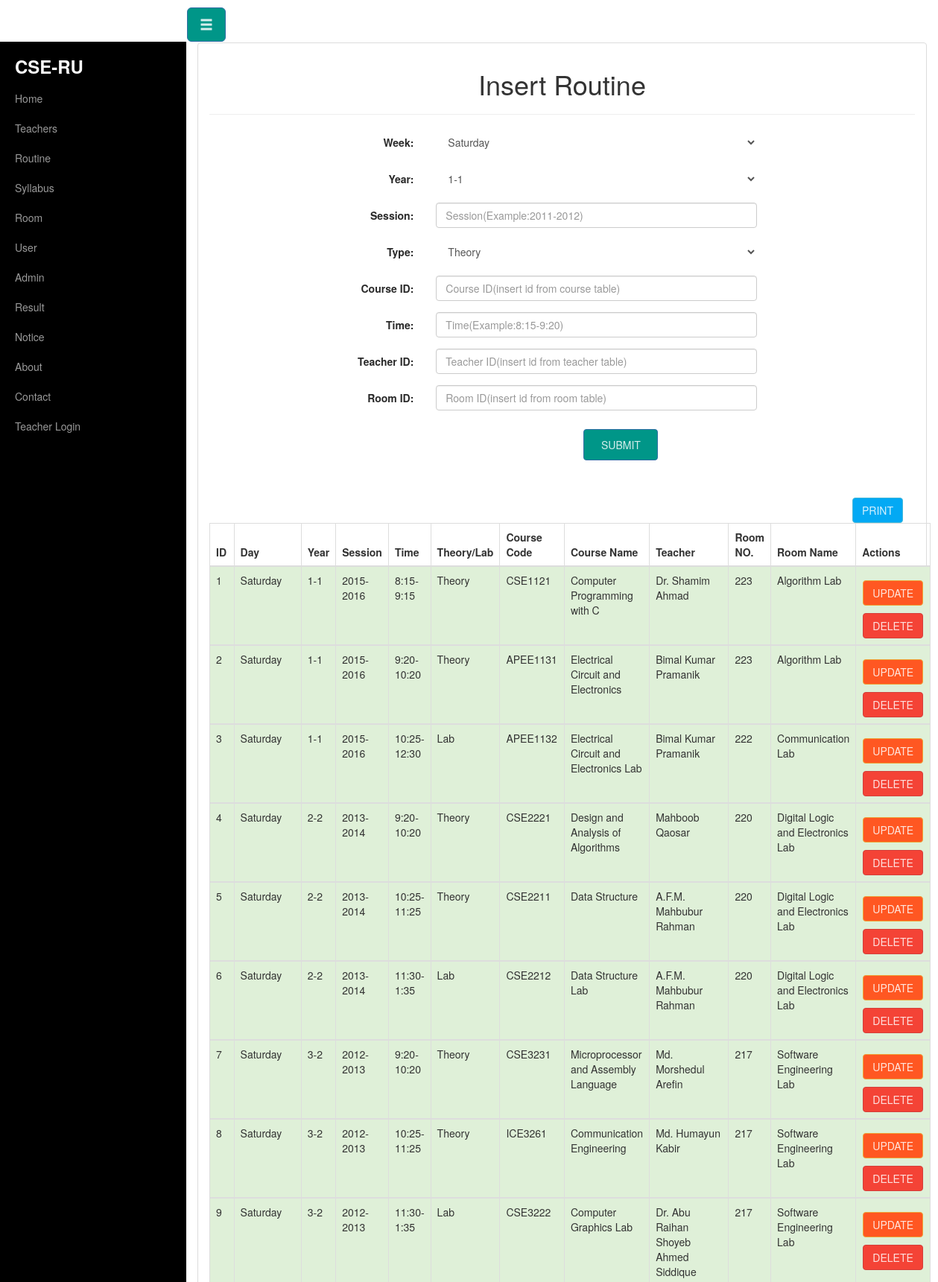
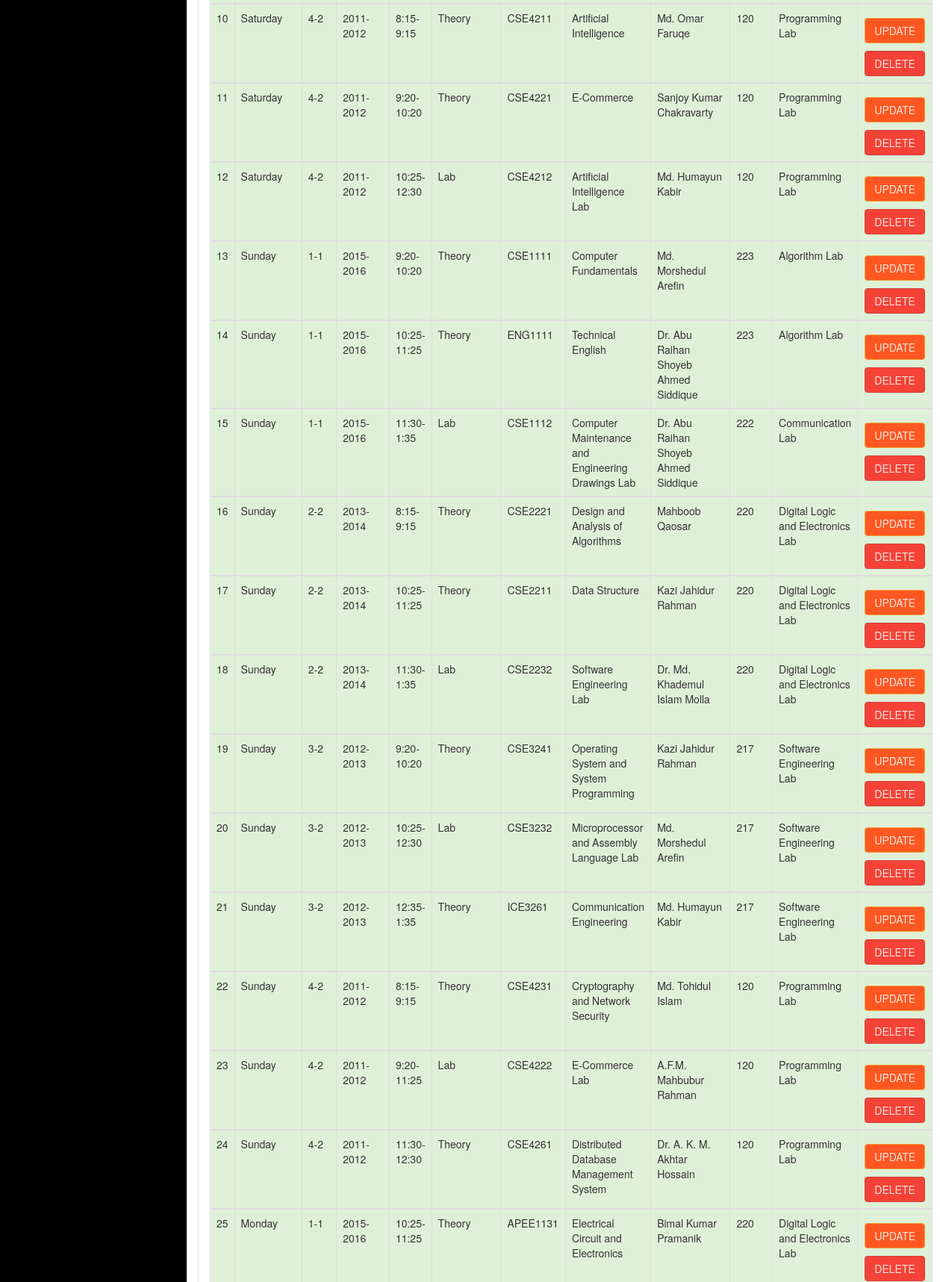
/routine_insert.php (upper part), run on the app's committed database (2 pictures, top to bottom).
### tables this page shows
CREATE TABLE IF NOT EXISTS `routine` (
  `r_id` int(11) NOT NULL AUTO_INCREMENT,
  `week` text NOT NULL,
  `year` varchar(20) NOT NULL,
  `session` varchar(20) NOT NULL,
  `type` text NOT NULL,
  `course_code` int(11) NOT NULL,
  `time` text NOT NULL,
  `teacher_id` text NOT NULL,
  `room_no` int(11) NOT NULL,
  PRIMARY KEY (`r_id`)
);

CREATE TABLE IF NOT EXISTS `course` (
  `co_id` int(11) NOT NULL AUTO_INCREMENT,
  `course_code` text NOT NULL,
  `name` text NOT NULL,
  `type` text NOT NULL,
  `year` text NOT NULL,
  `credit` int(11) NOT NULL,
  PRIMARY KEY (`co_id`)
);

CREATE TABLE IF NOT EXISTS `teachers` (
  `t_id` int(11) NOT NULL AUTO_INCREMENT,
  `name` varchar(255) NOT NULL,
  `type` varchar(100) NOT NULL,
  `qualification` text NOT NULL,
  `course` varchar(255) NOT NULL,
  `research` text NOT NULL,
  `status` varchar(100) NOT NULL,
  PRIMARY KEY (`t_id`)
);

CREATE TABLE IF NOT EXISTS `room` (
  `room_id` int(11) NOT NULL AUTO_INCREMENT,
  `room_no` int(11) NOT NULL,
  `room_name` text NOT NULL,
  `room_type` text NOT NULL,
  `room_capacity` int(11) NOT NULL,
  PRIMARY KEY (`room_id`),
  KEY `room_no` (`room_no`),
  KEY `room_id` (`room_id`)
);

### routine_insert.php (the view, shortened to what this page needs)
<?php include("header.php");?>
<?php include('db_con.php');?>
<div class="container-fluid">
    <div class="row" id="wrapper">
    <?php require_once'menubar.php';?>
    <div class="col-sm-12">
        <div class="panel panel-default">
        <div class="panel-body">
<center><h1>Insert Routine</h1></center>
<hr>
<div class="col-sm-10 col-sm-offset-2">
<form action="routine_insert.php" method="post" class="form-horizontal" role="form">
<div class="form-group">
    <label class="col-sm-2 control-label">Week:</label>
    <div class="col-sm-7">
    <select class="form-control" name="week">
        <option value="Saturday">Saturday</option>
    </select>
    </div>
</div>
<div class="form-group">
    <label class="col-sm-2 control-label">Year:</label>
    <div class="col-sm-7">
    <select class="form-control" name="year">
        <option value="1-1">1-1</option>
    </select>
    </div>
</div>
<div class="form-group">
    <label for="session" class="col-sm-2 control-label">Session:</label>
    <div class="col-sm-7">
    <input type="text" class="form-control" name="session" placeholder="Session(Example:2011-2012)">
    </div>
</div>
<div class="form-group">
    <label class="col-sm-2 control-label">Type:</label>
    <div class="col-sm-7">
    <select class="form-control" name="type">
        <option value="Theory">Theory</option>
    </select>
    </div>
</div>
<div class="form-group">
    <label for="session" class="col-sm-2 control-label">Course ID:</label>
    <div class="col-sm-7">
    <input type="text" class="form-control" name="course_code" placeholder="Course ID(insert id from course table)">
    </div>
</div>
<div class="form-group">
    <label for="session" class="col-sm-2 control-label">Time:</label>
    <div class="col-sm-7">
    <input type="text" class="form-control" name="time" placeholder="Time(Example:8:15-9:20)">
    </div>
</div>
<div class="form-group">
    <label for="session" class="col-sm-2 control-label">Teacher ID:</label>
    <div class="col-sm-7">
    <input type="text" class="form-control" name="teacher_id" placeholder="Teacher ID(insert id from teacher table)">
    </div>
</div>
<div class="form-group">
    <label for="session" class="col-sm-2 control-label">Room ID:</label>
    <div class="col-sm-7">
    <input type="text" class="form-control" name="room_no" placeholder="Room ID(insert id from room table)">
    </div>
</div>
    <center><input type="submit" name="submit" value="Submit" class="btn btn-primary" style="padding: 10px; width: 100px;"></center>
    <br>
    <br>
</form>
</div>
<?php
      echo "<div class='col-sm-12'>";
      echo "<a href='javascript:Clickheretoprint()' class='btn btn-info' style='float:right;'>Print</a>";
      echo "</div>";
      echo "<div id='print_content'>";
      echo "<table class='table table-bordered'>";
      echo "<thead>";
      echo "<tr>";
      echo "<th>ID</th>";
      echo "<th>Day</th>";
      echo "<th>Year</th>";
      echo "<th>Session</th>";
      echo "<th>Time</th>";
      echo "<th>Theory/Lab</th>";
      echo "<th>Course Code</th>";
      echo "<th>Course Name</th>";
      echo "<th>Teacher</th>";
      echo "<th>Room NO.</th>";
      echo "<th>Room Name</th>";
      echo "<th>Actions</th>";
      echo "</tr>";
      echo "</thead>";
    $other=mysqli_query($conn,"SELECT * FROM routine");
    while ($filter=mysqli_fetch_array($other)) {
      echo "<tbody>";
      echo "<tr class='success'>";
      echo "<td>".$filter['r_id']."</td>";
      echo "<td>".$filter['week']."</td>";
      echo "<td>".$filter['year']."</td>";
      echo "<td>".$filter['session']."</td>";
      echo "<td>".$filter['time']."</td>";
      echo "<td>".$filter['type']."</td>";
        $p4=$filter['course_code'];
        $co4=mysqli_query($conn,"SELECT course_code,name FROM course where co_id=$p4");
    $a4=mysqli_fetch_array($co4);
        echo "<td>".$a4['course_code']."</td>";
      echo "<td>".$a4['name']."</td>";
    $q4=$filter['teacher_id'];
    $t4=mysqli_query($conn, "SELECT name FROM teachers WHERE t_id=$q4");
    $b4=mysqli_fetch_array($t4);
        echo "<td>".$b4['name']."</td>";
    $r4=$filter['room_no'];
    $u4=mysqli_query($conn, "SELECT room_no,room_name FROM room WHERE room_id=$r4");
    $c4=mysqli_fetch_array($u4);
        echo "<td>".$c4['room_no']."</td>";
      echo "<td>".$c4['room_name']."</td>";
      echo '<td><a href="routine_update.php?id=' . $filter['r_id'] . '"><b class="btn btn-warning">Update</b></a>' ;
      echo '<a href="routine_delete.php?id=' . $filter['r_id'] . '" onclick=\'return confirm("Are you sure you want to delete this record?")\'><b class="btn btn-danger">Delete</b></a></td>' ;
      echo "</tr>";
      echo "</tbody>";
}
      echo "</table>";
      echo "</div>";
?>
 </div>
 </div>
 </div>
 </div>
 </div>

### css/style.css (style rules this page uses)
* { box-sizing:border-box; }
#wrapper { padding-left: 0; -webkit-transition: all 0.5s ease; -moz-transition: all 0.5s ease; -o-transition: all 0.5s ease; transition: all 0.5s ease; }
@media (min-width:768px) { #wrapper { padding-left: 250px; } }

### data on the page
routine: r_id "1", week "Saturday", year "1-1", session "2015-2016", time "8:15-9:15", type "Theory", course.course_code "CSE1121", course.name "Computer Programming with C", teacher.name "Dr. Shamim Ahmad", room.room_no "223", room.room_name "Algorithm Lab"
routine: r_id "2", week "Saturday", year "1-1", session "2015-2016", time "9:20-10:20", type "Theory", course.course_code "APEE1131", course.name "Electrical Circuit and Electronics", teacher.name "Bimal Kumar Pramanik", room.room_no "223", room.room_name "Algorithm Lab"
routine: r_id "3", week "Saturday", year "1-1", session "2015-2016", time "10:25-12:30", type "Lab", course.course_code "APEE1132", course.name "Electrical Circuit and Electronics Lab", teacher.name "Bimal Kumar Pramanik", room.room_no "222", room.room_name "Communication Lab"
routine: r_id "4", week "Saturday", year "2-2", session "2013-2014", time "9:20-10:20", type "Theory", course.course_code "CSE2221", course.name "Design and Analysis of Algorithms", teacher.name "Mahboob Qaosar", room.room_no "220", room.room_name "Digital Logic and Electronics Lab"
routine: r_id "5", week "Saturday", year "2-2", session "2013-2014", time "10:25-11:25", type "Theory", course.course_code "CSE2211", course.name "Data Structure", teacher.name "A.F.M. Mahbubur Rahman", room.room_no "220", room.room_name "Digital Logic and Electronics Lab"
routine: r_id "6", week "Saturday", year "2-2", session "2013-2014", time "11:30-1:35", type "Lab", course.course_code "CSE2212", course.name "Data Structure Lab", teacher.name "A.F.M. Mahbubur Rahman", room.room_no "220", room.room_name "Digital Logic and Electronics Lab"
routine: r_id "7", week "Saturday", year "3-2", session "2012-2013", time "9:20-10:20", type "Theory", course.course_code "CSE3231", course.name "Microprocessor and Assembly Language", teacher.name "Md. Morshedul Arefin", room.room_no "217", room.room_name "Software Engineering Lab"
routine: r_id "8", week "Saturday", year "3-2", session "2012-2013", time "10:25-11:25", type "Theory", course.course_code "ICE3261", course.name "Communication Engineering", teacher.name "Md. Humayun Kabir", room.room_no "217", room.room_name "Software Engineering Lab"
routine: r_id "9", week "Saturday", year "3-2", session "2012-2013", time "11:30-1:35", type "Lab", course.course_code "CSE3222", course.name "Computer Graphics Lab", teacher.name "Dr. Abu Raihan Shoyeb Ahmed Siddique", room.room_no "217", room.room_name "Software Engineering Lab"
routine: r_id "10", week "Saturday", year "4-2", session "2011-2012", time "8:15-9:15", type "Theory", course.course_code "CSE4211", course.name "Artificial Intelligence", teacher.name "Md. Omar Faruqe", room.room_no "120", room.room_name "Programming Lab"
routine: r_id "11", week "Saturday", year "4-2", session "2011-2012", time "9:20-10:20", type "Theory", course.course_code "CSE4221", course.name "E-Commerce", teacher.name "Sanjoy Kumar Chakravarty", room.room_no "120", room.room_name "Programming Lab"
routine: r_id "12", week "Saturday", year "4-2", session "2011-2012", time "10:25-12:30", type "Lab", course.course_code "CSE4212", course.name "Artificial Intelligence Lab", teacher.name "Md. Humayun Kabir", room.room_no "120", room.room_name "Programming Lab"
routine: r_id "13", week "Sunday", year "1-1", session "2015-2016", time "9:20-10:20", type "Theory", course.course_code "CSE1111", course.name "Computer Fundamentals", teacher.name "Md. Morshedul Arefin", room.room_no "223", room.room_name "Algorithm Lab"
routine: r_id "14", week "Sunday", year "1-1", session "2015-2016", time "10:25-11:25", type "Theory", course.course_code "ENG1111", course.name "Technical English", teacher.name "Dr. Abu Raihan Shoyeb Ahmed Siddique", room.room_no "223", room.room_name "Algorithm Lab"
routine: r_id "15", week "Sunday", year "1-1", session "2015-2016", time "11:30-1:35", type "Lab", course.course_code "CSE1112", course.name "Computer Maintenance and Engineering Drawings Lab", teacher.name "Dr. Abu Raihan Shoyeb Ahmed Siddique", room.room_no "222", room.room_name "Communication Lab"
routine: r_id "16", week "Sunday", year "2-2", session "2013-2014", time "8:15-9:15", type "Theory", course.course_code "CSE2221", course.name "Design and Analysis of Algorithms", teacher.name "Mahboob Qaosar", room.room_no "220", room.room_name "Digital Logic and Electronics Lab"
routine: r_id "17", week "Sunday", year "2-2", session "2013-2014", time "10:25-11:25", type "Theory", course.course_code "CSE2211", course.name "Data Structure", teacher.name "Kazi Jahidur Rahman", room.room_no "220", room.room_name "Digital Logic and Electronics Lab"
routine: r_id "18", week "Sunday", year "2-2", session "2013-2014", time "11:30-1:35", type "Lab", course.course_code "CSE2232", course.name "Software Engineering Lab", teacher.name "Dr. Md. Khademul Islam Molla", room.room_no "220", room.room_name "Digital Logic and Electronics Lab"
routine: r_id "19", week "Sunday", year "3-2", session "2012-2013", time "9:20-10:20", type "Theory", course.course_code "CSE3241", course.name "Operating System and System Programming", teacher.name "Kazi Jahidur Rahman", room.room_no "217", room.room_name "Software Engineering Lab"
routine: r_id "20", week "Sunday", year "3-2", session "2012-2013", time "10:25-12:30", type "Lab", course.course_code "CSE3232", course.name "Microprocessor and Assembly Language Lab", teacher.name "Md. Morshedul Arefin", room.room_no "217", room.room_name "Software Engineering Lab"
routine: r_id "21", week "Sunday", year "3-2", session "2012-2013", time "12:35-1:35", type "Theory", course.course_code "ICE3261", course.name "Communication Engineering", teacher.name "Md. Humayun Kabir", room.room_no "217", room.room_name "Software Engineering Lab"
routine: r_id "22", week "Sunday", year "4-2", session "2011-2012", time "8:15-9:15", type "Theory", course.course_code "CSE4231", course.name "Cryptography and Network Security", teacher.name "Md. Tohidul Islam", room.room_no "120", room.room_name "Programming Lab"
routine: r_id "23", week "Sunday", year "4-2", session "2011-2012", time "9:20-11:25", type "Lab", course.course_code "CSE4222", course.name "E-Commerce Lab", teacher.name "A.F.M. Mahbubur Rahman", room.room_no "120", room.room_name "Programming Lab"
routine: r_id "24", week "Sunday", year "4-2", session "2011-2012", time "11:30-12:30", type "Theory", course.course_code "CSE4261", course.name "Distributed Database Management System", teacher.name "Dr. A. K. M. Akhtar Hossain", room.room_no "120", room.room_name "Programming Lab"
routine: r_id "25", week "Monday", year "1-1", session "2015-2016", time "10:25-11:25", type "Theory", course.course_code "APEE1131", course.name "Electrical Circuit and Electronics", teacher.name "Bimal Kumar Pramanik", room.room_no "220", room.room_name "Digital Logic and Electronics Lab"
